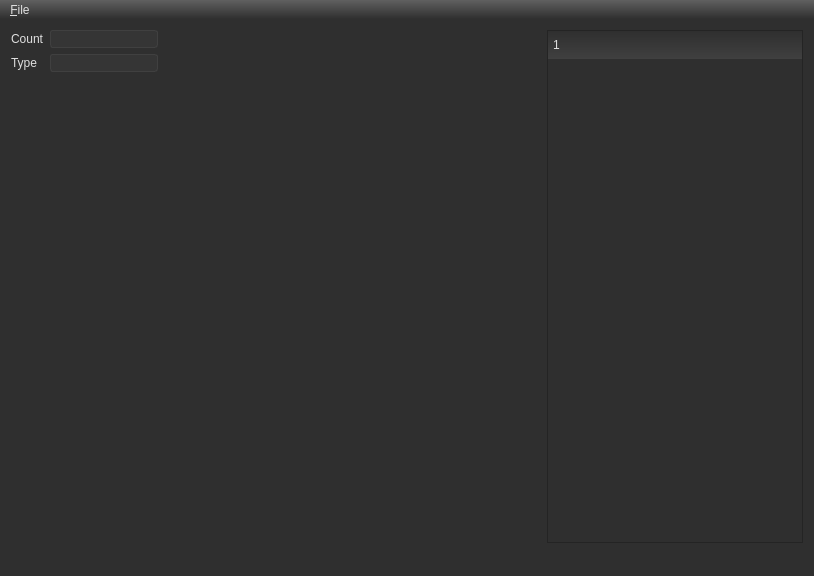
<?xml version="1.0" encoding="UTF-8"?>
<ui version="4.0">
 <class>MainWindow</class>
 <widget class="QMainWindow" name="MainWindow">
  <property name="geometry">
   <rect>
    <x>0</x>
    <y>0</y>
    <width>814</width>
    <height>576</height>
   </rect>
  </property>
  <property name="windowTitle">
   <string>MainWindow</string>
  </property>
  <property name="styleSheet">
   <string notr="true">* {
	color: rgb(223, 223, 223);
	background: rgb(47, 47, 47);
}
QLineEdit {
	background: qlineargradient(spread:pad, x1:0, y1:0, x2:0, y2:1, stop:0 rgba(47, 47, 47, 255), stop:1 rgba(64, 64, 64, 255));
    border: 1px solid rgb(64, 64, 64);
	border-radius: 3px;
}
QLineEdit:read-only {
	background: rgb(53, 53, 53);
}
QMenuBar {
	background: qlineargradient(spread:pad, x1:0, y1:0, x2:0, y2:1, stop:0 rgba(96, 96, 96, 255), stop:1 rgba(47, 47, 47, 255));
}
QMenuBar::item {
	background: qlineargradient(spread:pad, x1:0, y1:0, x2:0, y2:1, stop:0 rgba(96, 96, 96, 255), stop:1 rgba(47, 47, 47, 255));
}
QMenuBar::item:selected {
	background: qlineargradient(spread:pad, x1:0, y1:0, x2:0, y2:1, stop:0 rgba(96, 96, 96, 255), stop:1 rgba(64, 64, 64, 255));
 }
QMenu {
	background: qlineargradient(spread:pad, x1:0, y1:0, x2:0, y2:1, stop:0 rgba(47, 47, 47, 255), stop:1 rgba(47, 47, 47, 255));
}
QMenu::item {
	padding: 2px 25px 2px 20px;
    border: 1px solid transparent;
 }
 QMenu::item:selected {
	background: qlineargradient(spread:pad, x1:0, y1:0, x2:0, y2:1, stop:0 rgba(47, 47, 47, 255), stop:1 rgba(64, 64, 64, 255));
	border-color: rgb(50, 50, 50);
 }
QMenu::separator {
	border: 1px inset rgba(40, 40, 40, 255);
	height: 0px;
}
QHeaderView::section {
	background: qlineargradient(spread:pad, x1:0, y1:0, x2:0, y2:1, stop:0 rgba(47, 47, 47, 255), stop:1 rgba(64, 64, 64, 255));
	color: rgb(223, 223, 223);
	padding: 4px;
    border: 1px solid transparent;
 }</string>
  </property>
  <widget class="QWidget" name="centralWidget">
   <layout class="QHBoxLayout" name="horizontalLayout_2">
    <item>
     <layout class="QHBoxLayout" name="horizontalLayout" stretch="0,0,0">
      <property name="sizeConstraint">
       <enum>QLayout::SetDefaultConstraint</enum>
      </property>
      <item>
       <layout class="QFormLayout" name="formLayout">
        <property name="fieldGrowthPolicy">
         <enum>QFormLayout::AllNonFixedFieldsGrow</enum>
        </property>
        <item row="0" column="0">
         <widget class="QLabel" name="countLabel">
          <property name="text">
           <string>Count</string>
          </property>
         </widget>
        </item>
        <item row="0" column="1">
         <widget class="QLineEdit" name="shapeEntityCount">
          <property name="readOnly">
           <bool>true</bool>
          </property>
         </widget>
        </item>
        <item row="1" column="0">
         <widget class="QLabel" name="typeLabel">
          <property name="text">
           <string>Type</string>
          </property>
         </widget>
        </item>
        <item row="1" column="1">
         <widget class="QLineEdit" name="shapeType">
          <property name="readOnly">
           <bool>true</bool>
          </property>
         </widget>
        </item>
       </layout>
      </item>
      <item>
       <widget class="OpenGLWidget" name="glview" native="true">
        <property name="sizePolicy">
         <sizepolicy hsizetype="Preferred" vsizetype="Preferred">
          <horstretch>1</horstretch>
          <verstretch>1</verstretch>
         </sizepolicy>
        </property>
        <property name="minimumSize">
         <size>
          <width>100</width>
          <height>100</height>
         </size>
        </property>
       </widget>
      </item>
      <item>
       <widget class="QTreeWidget" name="treeWidget">
        <column>
         <property name="text">
          <string notr="true">1</string>
         </property>
        </column>
       </widget>
      </item>
     </layout>
    </item>
   </layout>
  </widget>
  <widget class="QMenuBar" name="menuBar">
   <property name="geometry">
    <rect>
     <x>0</x>
     <y>0</y>
     <width>814</width>
     <height>21</height>
    </rect>
   </property>
   <widget class="QMenu" name="menu_File">
    <property name="title">
     <string>&amp;File</string>
    </property>
    <addaction name="action_Open"/>
    <addaction name="separator"/>
    <addaction name="actionE_xit"/>
   </widget>
   <addaction name="menu_File"/>
  </widget>
  <widget class="QStatusBar" name="statusBar"/>
  <action name="action_Open">
   <property name="text">
    <string>&amp;Open</string>
   </property>
  </action>
  <action name="actionE_xit">
   <property name="text">
    <string>E&amp;xit</string>
   </property>
  </action>
 </widget>
 <layoutdefault spacing="6" margin="11"/>
 <customwidgets>
  <customwidget>
   <class>OpenGLWidget</class>
   <extends>QWidget</extends>
   <header>openglwidget.h</header>
   <container>1</container>
  </customwidget>
 </customwidgets>
 <resources/>
 <connections>
  <connection>
   <sender>actionE_xit</sender>
   <signal>activated()</signal>
   <receiver>MainWindow</receiver>
   <slot>close()</slot>
   <hints>
    <hint type="sourcelabel">
     <x>-1</x>
     <y>-1</y>
    </hint>
    <hint type="destinationlabel">
     <x>298</x>
     <y>224</y>
    </hint>
   </hints>
  </connection>
  <connection>
   <sender>action_Open</sender>
   <signal>activated()</signal>
   <receiver>MainWindow</receiver>
   <slot>onFileOpen()</slot>
   <hints>
    <hint type="sourcelabel">
     <x>-1</x>
     <y>-1</y>
    </hint>
    <hint type="destinationlabel">
     <x>298</x>
     <y>224</y>
    </hint>
   </hints>
  </connection>
  <connection>
   <sender>treeWidget</sender>
   <signal>itemDoubleClicked(QTreeWidgetItem*,int)</signal>
   <receiver>MainWindow</receiver>
   <slot>onSelectShape(QTreeWidgetItem*,int)</slot>
   <hints>
    <hint type="sourcelabel">
     <x>675</x>
     <y>288</y>
    </hint>
    <hint type="destinationlabel">
     <x>406</x>
     <y>287</y>
    </hint>
   </hints>
  </connection>
 </connections>
 <slots>
  <slot>onFileOpen()</slot>
 </slots>
</ui>
